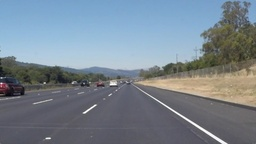
#> input picture test_images/solidWhiteRight.jpg, 256 x 144 px, shrunk from 960 x 540 before the run
$ jupyter execute --allow-errors P1.ipynb
#> lines starting #> are read from the running program, lines starting #| are printed output that depends on the picture; after the words box and inside, x2 and y2 are one past the last pixel; in counts of white or black regions, pixels touching at a corner belong together
# Classical Lane Line Detection

This notebook shows a classical computer-vision pipeline for lane-line detection on road.

## Scope and Methodology

[cell 1]
from pathlib import Path

import matplotlib.image as mpimg
import matplotlib.pyplot as plt
import numpy as np

plt.rcParams.update({"figure.figsize": (12, 6)})
plt.rcParams["image.cmap"] = "gray"

SAMPLE_IMAGE_PATH = Path("test_images/solidWhiteRight.jpg")
SAMPLE_IMAGE = mpimg.imread(SAMPLE_IMAGE_PATH)
#> SAMPLE_IMAGE is the input picture: shape (144, 256, 3); mean R, G, B 120.3, 132.6, 143.7

if SAMPLE_IMAGE.ndim == 2:
    SAMPLE_IMAGE = np.repeat(SAMPLE_IMAGE[..., None], 3, axis=2)
elif SAMPLE_IMAGE.shape[2] == 4:
    SAMPLE_IMAGE = SAMPLE_IMAGE[:, :, :3]

if SAMPLE_IMAGE.dtype.kind == "f" and SAMPLE_IMAGE.max() <= 1.0:
    SAMPLE_IMAGE = (SAMPLE_IMAGE * 255).astype(np.uint8)
else:
    SAMPLE_IMAGE = SAMPLE_IMAGE.astype(np.uint8)


# Global parameters

# Gaussian smoothing
KERNEL_SIZE = 5

# Canny Edge Detector
LOW_THRESHOLD = 50
HIGH_THRESHOLD = 150

# Region-of-interest vertices
# We want a trapezoid shape, with bottom edge at the bottom of the image
TRAP_BOTTOM_WIDTH = 0.85  # width of bottom edge of trapezoid, expressed as percentage of image width
TRAP_TOP_WIDTH = 0.08  # ditto for top edge of trapezoid
TRAP_HEIGHT = 0.4  # height of the trapezoid expressed as percentage of image height

# Hough Transform
HOUGH_RHO = 2 # distance resolution in pixels of the Hough grid
HOUGH_THETA = 1 * np.pi/180 # angular resolution in radians of the Hough grid
HOUGH_THRESHOLD = 15	 # minimum number of votes (intersections in Hough grid cell)
HOUGH_MIN_LINE_LENGTH = 20 #minimum number of pixels making up a line
HOUGH_MAX_LINE_GAP = 20	# maximum gap in pixels between connectable line segments

print(f"Sample image loaded: {SAMPLE_IMAGE.shape}, dtype={SAMPLE_IMAGE.dtype}")
#| Sample image loaded: (144, 256, 3), dtype=uint8

## Stage 1. Grayscale Conversion

The RGB input is reduced to a luminance channel using the standard luminosity model. This preserves perceptual brightness while removing chromatic variation that is not required for lane localization.

[cell 2]
def grayscale(image):
    array = np.asarray(image)

    if array.ndim == 2:
        return array.astype(np.float64)

    rgb = array[..., :3].astype(np.float64)
    return 0.2126 * rgb[..., 0] + 0.7152 * rgb[..., 1] + 0.0722 * rgb[..., 2]
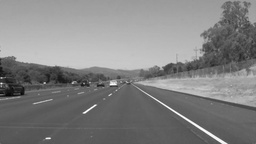
#> returned value: shape (144, 256) float64; min 5.08, max 255, mean 130.8

## Input Image

The reference image establishes the visual conditions used throughout the notebook. All subsequent stages operate on this same sample scene so that the effect of each algorithm can be assessed independently.

[cell 3]
gray_sample = grayscale(SAMPLE_IMAGE)

fig, axes = plt.subplots(1, 2)
axes[0].imshow(SAMPLE_IMAGE)
axes[0].set_title("Input image")
axes[0].axis("off")
axes[1].imshow(gray_sample, cmap="gray")
axes[1].set_title("Luminosity grayscale")
axes[1].axis("off")
plt.tight_layout()
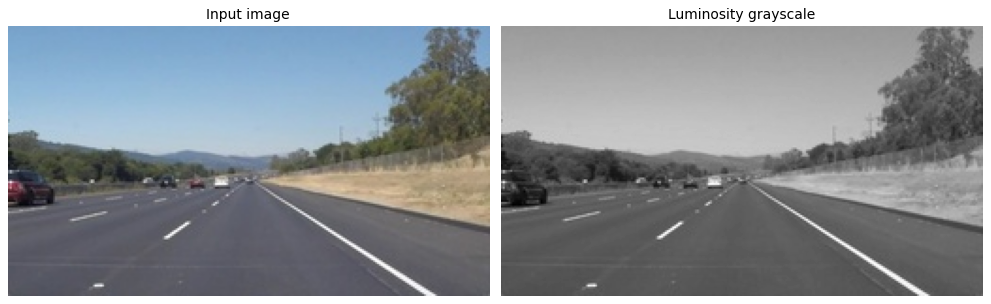
#> figure drawn by matplotlib, 2 panels

## Stage 2. Color Filtering

A simple channel-thresholding strategy suppresses most of the background texture while retaining bright white markings and yellow lane paint. The filter is intentionally explicit for instructional clarity.

[cell 4]
def filter_colors(image):
    array = np.asarray(image).astype(np.uint8)
    rgb = array[..., :3]

    white_mask = (
        (rgb[..., 0] >= 200)
        & (rgb[..., 1] >= 200)
        & (rgb[..., 2] >= 200)
    )
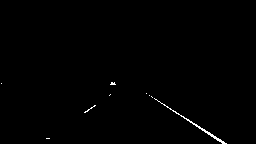
#> white_mask: shape (144, 256) bool; 0.5% white in thin lines or dots, all inside (x1, y1, x2, y2) = (1, 82, 227, 144)

    yellow_mask = (
        (rgb[..., 0] >= 160)
        & (rgb[..., 1] >= 140)
        & (rgb[..., 2] <= 140)
        & (rgb[..., 0] >= rgb[..., 1])
        & (rgb[..., 1] >= rgb[..., 2])
    )
#> yellow_mask: shape (144, 256) bool; 3.7% white; 19 white regions (17 under 20 px), largest, box (x1, y1, x2, y2) and area: (169, 69, 256, 106) 1282, (143, 79, 159, 84) 36

    filtered = np.zeros_like(rgb)
    selected = white_mask | yellow_mask
#> selected: shape (144, 256) bool; 4.2% white; 28 white regions (25 under 20 px), largest, box (x1, y1, x2, y2) and area: (169, 69, 256, 106) 1282, (154, 98, 227, 144) 144, (143, 79, 159, 84) 36
    filtered[selected] = rgb[selected]
    return filtered

[cell 5]
filtered_sample = filter_colors(SAMPLE_IMAGE)

fig, axes = plt.subplots(1, 2)
axes[0].imshow(SAMPLE_IMAGE)
axes[0].set_title("Original image")
axes[0].axis("off")
axes[1].imshow(filtered_sample)
axes[1].set_title("Channel-thresholded result")
axes[1].axis("off")
plt.tight_layout()
#> in grayscale (call 2), `return 0.2126 * rgb[..., 0] + 0.7152 * rgb[..., 1] + 0.0722 * rgb[...,..`:
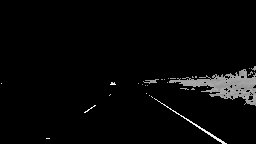
#> returned value: shape (144, 256) float64; min 0, max 255, mean 7.2

## Stage 3. Gaussian Blur
This step smooths the image to reduce high-frequency noise, ensuring that subsequent algorithms (like edge detection) do not falsely identify noise as edges.

1. **Kernel Generation:** Mathematically computes a normalized 2D Gaussian matrix based on a specified size and standard deviation ($\sigma$).
2. **Manual Convolution:** Iteratively applies the kernel across the padded image matrix to blur the image, supporting both grayscale and color inputs.

[cell 6]
def gaussian_blur(image, kernel_size=5, sigma=None):
#> called with kernel_size = 5
    array = np.asarray(image).astype(np.float64)

    if kernel_size % 2 == 0:
        kernel_size += 1

    if sigma is None:
        sigma = kernel_size / 6.0

    radius = kernel_size // 2
    coords = np.arange(-radius, radius + 1, dtype=np.float64)
    xx, yy = np.meshgrid(coords, coords)
    kernel = np.exp(-(xx ** 2 + yy ** 2) / (2.0 * sigma ** 2))
    kernel /= kernel.sum()

    if array.ndim == 2:
        padded = np.pad(array, radius, mode="reflect")
        blurred = np.zeros_like(array)
        for row in range(array.shape[0]):
            for col in range(array.shape[1]):
                patch = padded[row:row + kernel_size, col:col + kernel_size]
                blurred[row, col] = np.sum(patch * kernel)
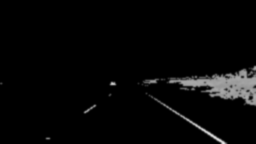
#> blurred: shape (144, 256) float64; min 0, max 229.8, mean 7.2
        return blurred

    blurred_channels = []
    for channel in range(array.shape[2]):
        padded = np.pad(array[..., channel], radius, mode="reflect")
        blurred_channel = np.zeros(array.shape[:2], dtype=np.float64)
        for row in range(array.shape[0]):
            for col in range(array.shape[1]):
                patch = padded[row:row + kernel_size, col:col + kernel_size]
                blurred_channel[row, col] = np.sum(patch * kernel)
        blurred_channels.append(blurred_channel)

    return np.stack(blurred_channels, axis=-1)

[cell 7]
blur_input = grayscale(filtered_sample)
blur_sample = gaussian_blur(blur_input, kernel_size=KERNEL_SIZE)

fig, axes = plt.subplots(1, 2)
axes[0].imshow(blur_input, cmap="gray")
axes[0].set_title("Input to Gaussian blur")
axes[0].axis("off")
axes[1].imshow(blur_sample, cmap="gray")
axes[1].set_title("Blurred output")
axes[1].axis("off")
plt.tight_layout()

## Stage 4. Canny Edge Detection

The edge detector is implemented manually to expose every intermediate step used in classical lane detection: Sobel gradients, gradient magnitude and direction, non-maximum suppression, and hysteresis thresholding. This makes the pipeline suitable for technical explanation and assessment.

[cell 8]
def canny(image, low_threshold=LOW_THRESHOLD, high_threshold=HIGH_THRESHOLD):
#> called with low_threshold = 50, high_threshold = 150
    array = np.asarray(image).astype(np.float64)

    if array.ndim != 2:
        raise ValueError("canny expects a single-channel grayscale image")

    sobel_x = np.array([
        [-1, 0, 1],
        [-2, 0, 2],
        [-1, 0, 1],
    ], dtype=np.float64)
    sobel_y = np.array([
        [1, 2, 1],
        [0, 0, 0],
        [-1, -2, -1],
    ], dtype=np.float64)

    padded = np.pad(array, 1, mode="reflect")
#> padded: shape (146, 258) float64
    gradient_x = np.zeros_like(array)
    gradient_y = np.zeros_like(array)

    for row in range(array.shape[0]):
        for col in range(array.shape[1]):
            patch = padded[row:row + 3, col:col + 3]
            gradient_x[row, col] = np.sum(patch * sobel_x)
            gradient_y[row, col] = np.sum(patch * sobel_y)
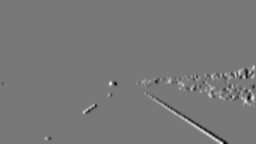
#> gradient_x: shape (144, 256) float64; min -499.4, max 559.2, mean 1.1; drawn with min black and max white
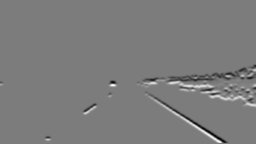
#> gradient_y: shape (144, 256) float64; min -629.4, max 659.1, mean -0.2; drawn with min black and max white

    magnitude = np.hypot(gradient_x, gradient_y)
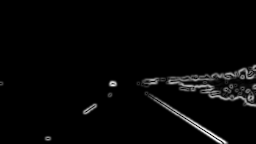
#> magnitude: shape (144, 256) float64; min 0, max 709.6, mean 17.9; drawn with min black and max white
    direction = np.degrees(np.arctan2(gradient_y, gradient_x))
    direction = (direction + 180.0) % 180.0
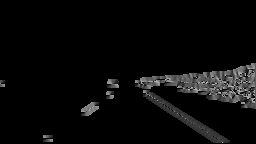
#> direction: shape (144, 256) float64; min 0, max 179.7, mean 9.3

    suppressed = np.zeros_like(magnitude)
    for row in range(1, array.shape[0] - 1):
        for col in range(1, array.shape[1] - 1):
            angle = direction[row, col]
            current = magnitude[row, col]

            if (0 <= angle < 22.5) or (157.5 <= angle <= 180):
                neighbors = (magnitude[row, col - 1], magnitude[row, col + 1])
            elif 22.5 <= angle < 67.5:
                neighbors = (magnitude[row - 1, col + 1], magnitude[row + 1, col - 1])
            elif 67.5 <= angle < 112.5:
                neighbors = (magnitude[row - 1, col], magnitude[row + 1, col])
            else:
                neighbors = (magnitude[row - 1, col - 1], magnitude[row + 1, col + 1])

            if current >= neighbors[0] and current >= neighbors[1]:
                suppressed[row, col] = current
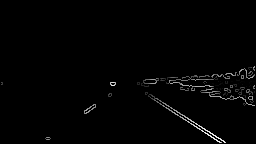
#> suppressed: shape (144, 256) float64; min 0, max 709.6, mean 8.8; drawn with min black and max white

    strong_value = 255
    weak_value = 75
    result = np.zeros_like(suppressed, dtype=np.uint8)
    strong_rows, strong_cols = np.where(suppressed >= high_threshold)
#> strong_rows = 839 values from 66 to 142; strong_cols = 839 values, max 254 at index 0, min 1 at index 240, mean 193.8
    weak_rows, weak_cols = np.where((suppressed >= low_threshold) & (suppressed < high_threshold))
#> weak_rows = 108 values from 67 to 105; weak_cols = 108 values, max 254 at index 73, min 137 at index 25, mean 195.7
#> (the rest of the program and of its run is left out)
